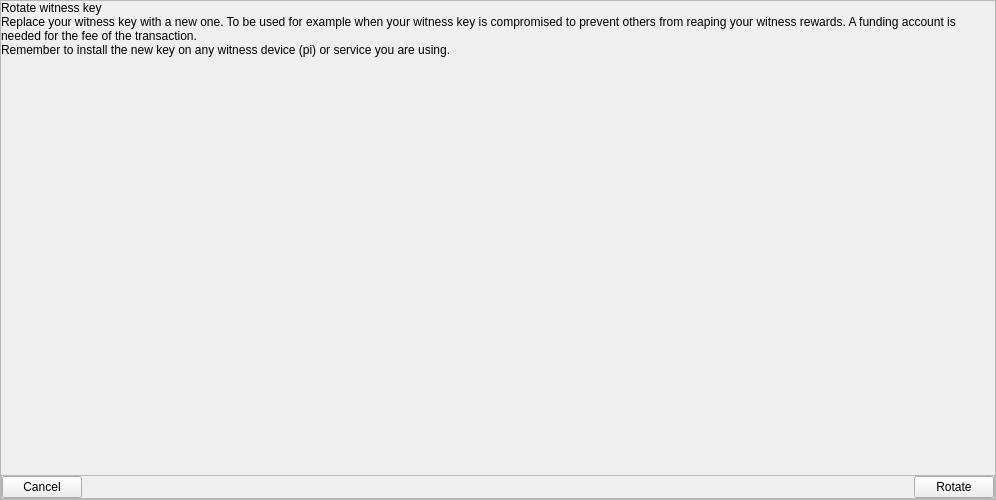
<?xml version="1.0" encoding="UTF-8"?>
<ui version="4.0">
 <class>RotateWitnessDialog</class>
 <widget class="QFrame" name="RotateWitnessDialog">
  <property name="geometry">
   <rect>
    <x>0</x>
    <y>0</y>
    <width>996</width>
    <height>500</height>
   </rect>
  </property>
  <property name="sizePolicy">
   <sizepolicy hsizetype="Expanding" vsizetype="Expanding">
    <horstretch>0</horstretch>
    <verstretch>0</verstretch>
   </sizepolicy>
  </property>
  <property name="toolTip">
   <string notr="true"/>
  </property>
  <layout class="QVBoxLayout" name="verticalLayout_2">
   <property name="spacing">
    <number>0</number>
   </property>
   <property name="leftMargin">
    <number>0</number>
   </property>
   <property name="topMargin">
    <number>0</number>
   </property>
   <property name="rightMargin">
    <number>0</number>
   </property>
   <property name="bottomMargin">
    <number>0</number>
   </property>
   <item>
    <layout class="QHBoxLayout" name="horizontalLayout">
     <property name="spacing">
      <number>0</number>
     </property>
     <item>
      <widget class="QFrame" name="dialogFrame">
       <property name="minimumSize">
        <size>
         <width>50</width>
         <height>0</height>
        </size>
       </property>
       <property name="frameShape">
        <enum>QFrame::StyledPanel</enum>
       </property>
       <property name="frameShadow">
        <enum>QFrame::Raised</enum>
       </property>
       <layout class="QVBoxLayout" name="verticalLayout">
        <property name="spacing">
         <number>0</number>
        </property>
        <property name="leftMargin">
         <number>0</number>
        </property>
        <property name="topMargin">
         <number>0</number>
        </property>
        <property name="rightMargin">
         <number>0</number>
        </property>
        <property name="bottomMargin">
         <number>0</number>
        </property>
        <item>
         <widget class="QLabel" name="titleLabel">
          <property name="text">
           <string>Rotate witness key</string>
          </property>
         </widget>
        </item>
        <item>
         <widget class="QLabel" name="descriptionLabel">
          <property name="sizePolicy">
           <sizepolicy hsizetype="Expanding" vsizetype="Preferred">
            <horstretch>0</horstretch>
            <verstretch>0</verstretch>
           </sizepolicy>
          </property>
          <property name="text">
           <string>Replace your witness key with a new one. To be used for example when your witness key is compromised to prevent others from reaping your witness rewards. A funding account is needed for the fee of the transaction.
Remember to install the new key on any witness device (pi) or service you are using.</string>
          </property>
          <property name="wordWrap">
           <bool>true</bool>
          </property>
         </widget>
        </item>
        <item alignment="Qt::AlignTop">
         <widget class="AccountSelectionWidget" name="fundingSelection" native="true">
          <property name="sizePolicy">
           <sizepolicy hsizetype="Expanding" vsizetype="Fixed">
            <horstretch>0</horstretch>
            <verstretch>0</verstretch>
           </sizepolicy>
          </property>
          <property name="minimumSize">
           <size>
            <width>0</width>
            <height>60</height>
           </size>
          </property>
         </widget>
        </item>
        <item>
         <spacer name="verticalSpacer">
          <property name="orientation">
           <enum>Qt::Vertical</enum>
          </property>
          <property name="sizeHint" stdset="0">
           <size>
            <width>20</width>
            <height>25</height>
           </size>
          </property>
         </spacer>
        </item>
        <item>
         <widget class="QFrame" name="buttonFrame">
          <property name="frameShape">
           <enum>QFrame::StyledPanel</enum>
          </property>
          <property name="frameShadow">
           <enum>QFrame::Raised</enum>
          </property>
          <layout class="QHBoxLayout" name="horizontalLayout_2">
           <property name="spacing">
            <number>0</number>
           </property>
           <property name="leftMargin">
            <number>0</number>
           </property>
           <property name="topMargin">
            <number>0</number>
           </property>
           <property name="rightMargin">
            <number>0</number>
           </property>
           <property name="bottomMargin">
            <number>0</number>
           </property>
           <item>
            <widget class="QPushButton" name="cancelButton">
             <property name="cursor">
              <cursorShape>PointingHandCursor</cursorShape>
             </property>
             <property name="text">
              <string>Cancel</string>
             </property>
            </widget>
           </item>
           <item>
            <spacer name="buttonSpacer">
             <property name="orientation">
              <enum>Qt::Horizontal</enum>
             </property>
             <property name="sizeHint" stdset="0">
              <size>
               <width>72</width>
               <height>20</height>
              </size>
             </property>
            </spacer>
           </item>
           <item>
            <widget class="QPushButton" name="confirmButton">
             <property name="cursor">
              <cursorShape>PointingHandCursor</cursorShape>
             </property>
             <property name="text">
              <string>Rotate</string>
             </property>
             <property name="class" stdset="0">
              <string notr="true">focus</string>
             </property>
            </widget>
           </item>
          </layout>
         </widget>
        </item>
       </layout>
      </widget>
     </item>
    </layout>
   </item>
  </layout>
 </widget>
 <customwidgets>
  <customwidget>
   <class>AccountSelectionWidget</class>
   <extends>QWidget</extends>
   <header location="global">qt/_Gulden/accountselectionwidget.h</header>
   <container>1</container>
  </customwidget>
 </customwidgets>
 <resources/>
 <connections/>
</ui>
